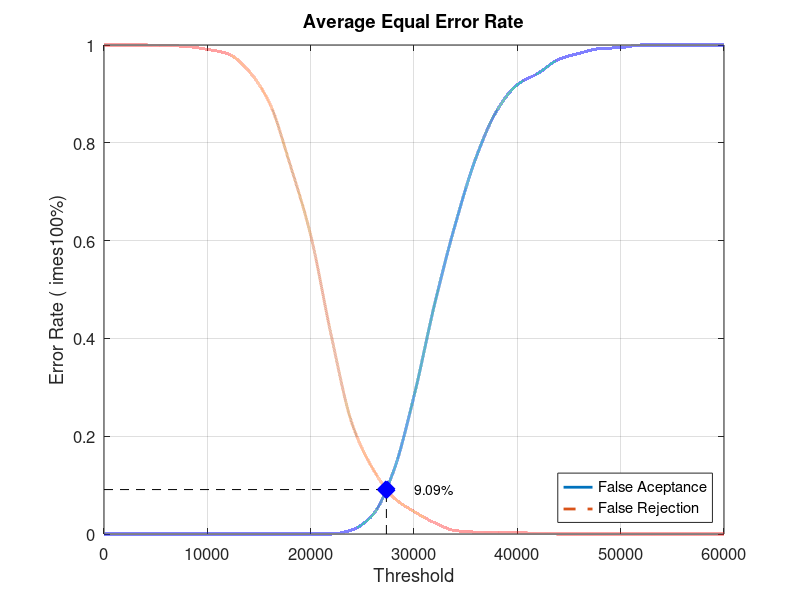
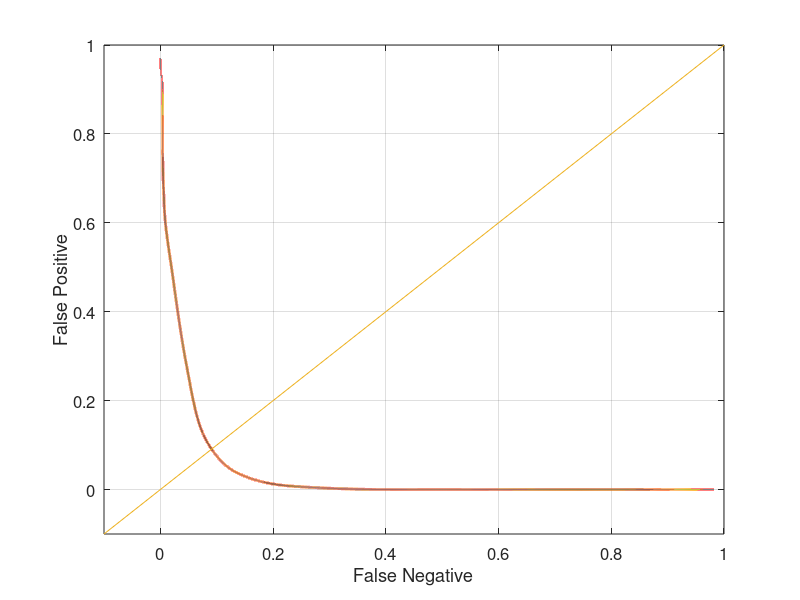

Here is the MATLAB script that generated these plots, in order:
close all;
clear;
clc;
x = 0:2000:60000;
xq = 0:0.5:60000;

y0 = [0 0 0 0 0 0 0 0 0 0 0 0 0.00842105 0.0389474 0.127368 0.282105 0.470526 0.633684 0.769474 0.865263 0.918947 0.942105 0.970526 0.983158 0.992632 0.994737 1 1 1 1 1]
yy0 = interp1(x, y0, xq, 'pchip');
y1 = [1 1 1 0.999 0.997 0.991 0.982 0.947 0.882 0.756 0.611 0.405 0.226 0.134 0.075 0.046 0.023 0.007 0.004 0.004 0.003 0.001 0 0 0 0 0 0 0 0 0]
yy1 = interp1(x, y1, xq, 'pchip');

% Calculating EER: 
y2 = abs(y0 - y1);
find(y2 == min(y2))
yy2 = abs(yy0 - yy1);
xEER = find(yy2 == min(yy2));
xEERIndex = xq(xEER) % X-axis EER
yEER = yy0(xEER) % Y-axis EER

main = figure
plot(xq, yy0,'-','LineWidth', 2);	hold on
plot(xq, yy1,'--','LineWidth', 2);	hold on
plot([xEERIndex xEERIndex], [0 yEER], 'k--');	hold on
plot([0 xEERIndex], [yEER yEER], 'k--');	hold on
plot(xEERIndex, yEER, 'bx', 'LineWidth', 10);	hold on
text(xEERIndex + 10 * xEERIndex / 100, yEER, [num2str(round((10000 * yEER)) / 100) '%'])
legend('False Aceptance', 'False Rejection', 'Location', 'SouthEast')
xlabel('Threshold')
ylabel('Error Rate (	imes100%)')
title('Average Equal Error Rate')
set(gca, 'FontSize', 12)
axis([0 60000 0 1])
grid on

print(main, 'Database4AverageMain', '-dpng');
FNRxFPR = figure('Color', [1 1 1]);
plot(yy1, yy0, '-', yy1, yy0, 'LineWidth', 2);
hold on
y = -0.1:0.1:1
plot(y, y); 
set(gca, 'FontSize', 12)
xlabel('False Negative')
ylabel('False Positive')
axis([-0.1 1 -0.1 1])
set(gca, 'FontSize', 12)
grid on

print(FNRxFPR, 'Database4AverageFNRxFPR','-dpng');
